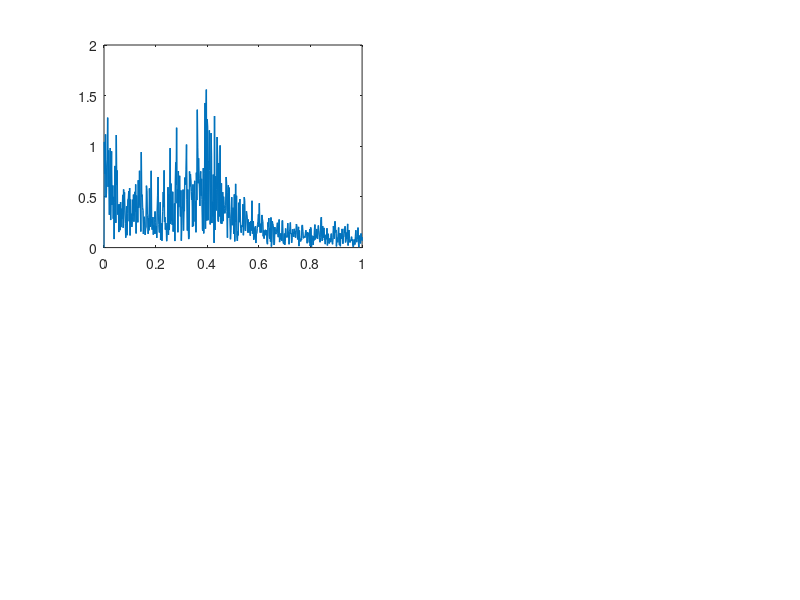

Write the MATLAB code that produced this figure. (Note: this script raises an error after producing the figure.)
load S80Pburst.mat
close all
P=detrend(S80P.p);

F=fft(P);
fn=1; %nyquist frequency
f=0:599; f=f./599;
f=[f f(600:-1:1)];
%

subplot(221)
plot(f,abs(F))
d=1.0892;
z=-d;

[kk]=dispersion(f(1:600),d);
k=2*pi*kk;
k=[k k(600:-1:1)];


attn=cosh(k.*(d+z))./cosh(k.*d);


subplot(222)


plot(f,attn)

FF=F./attn;

j=attn<0.3;
FF(j)=0;

subplot(223)
plot(f,abs(FF),'r')

PP=real(ifft(FF));

subplot(224)
hold off
plot(P)
hold on
plot(PP,'r')
